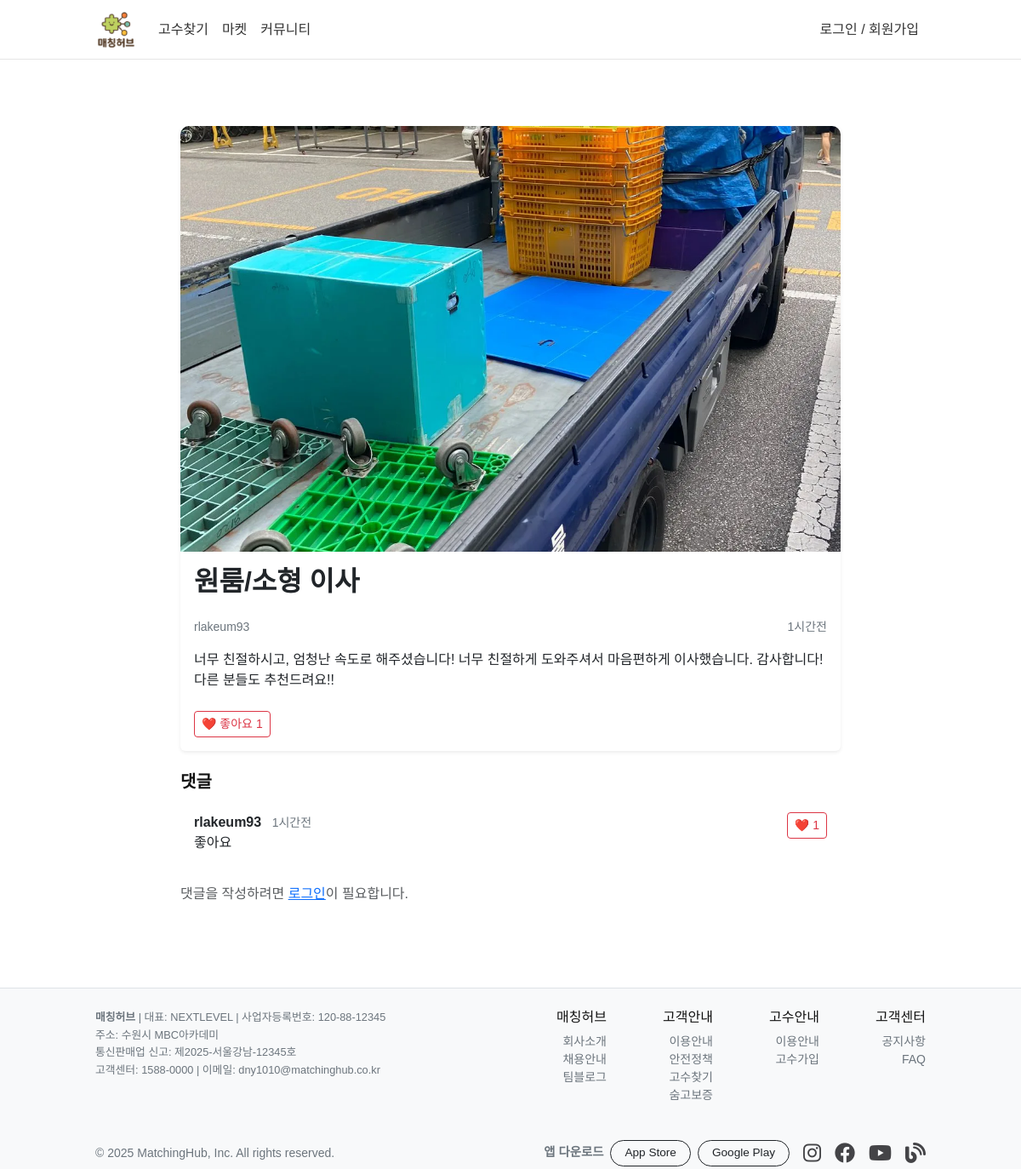
Screenshot of /community/post/8 with the database file from the repository.
### talent/models.py (models this page shows, shortened)
class CommunityPost(db.Model):
    __tablename__ = "community_post"
    id = db.Column(db.Integer, primary_key=True)
    title = db.Column(db.String(200), nullable=False)
    content = db.Column(db.Text, nullable=False)
    category = db.Column(db.String(50), nullable=True)
    is_pro = db.Column(db.Boolean, default=False)
    create_date = db.Column(db.DateTime, default=datetime.utcnow)
    author_id = db.Column(db.Integer, db.ForeignKey('user.id'), nullable=True)
    user_id = db.Column(db.Integer, db.ForeignKey('user.id'), nullable=True)
    user = db.relationship(
        'User',
        foreign_keys=[user_id],
        backref=db.backref('posts', lazy='dynamic')
    )
    comments = db.relationship(
        'Comment',
        backref='post',
        lazy=True,
        cascade="all, delete-orphan"
    )
    likes = db.relationship(
        'Like',
        backref='post',
        lazy=True,
        cascade="all, delete-orphan"
    )
    image_filename = db.Column(db.String(255), nullable=True)

class User(UserMixin, db.Model):
    __tablename__ = "user"
    id = db.Column(db.Integer, primary_key=True)
    userid = db.Column(db.String(150), unique=True, nullable=False)
    username = db.Column(db.String(150), unique=False, nullable=True)
    password_hash = db.Column(db.String(200), nullable=False)
    email = db.Column(db.String(120), unique=True, nullable=False)
    birthday = db.Column(db.Date, nullable=False)
    tel_number = db.Column(db.String(120), unique=True, nullable=False)
    name = db.Column(db.String(100), nullable=True)
    is_expert = db.Column(db.Boolean, default=False)
    service = db.Column(db.String(200), nullable=True)
    location = db.Column(db.String(100), nullable=True)
    social_id = db.Column(db.String(200), nullable=True)
    social_type = db.Column(db.String(20), nullable=True)
    avatar = db.Column(db.String(255), nullable=True)

class Comment(db.Model):
    __tablename__ = "comment"
    id = db.Column(db.Integer, primary_key=True)
    content = db.Column(db.Text, nullable=False)
    create_date = db.Column(db.DateTime, default=datetime.utcnow)
    post_id = db.Column(db.Integer, db.ForeignKey('community_post.id'), nullable=False)
    author_id = db.Column(db.Integer, db.ForeignKey('user.id'), nullable=False)
    user_id = db.Column(db.Integer, db.ForeignKey('user.id'), nullable=True)
    parent_id = db.Column(db.Integer, db.ForeignKey('comment.id'), nullable=True)
    replies = db.relationship(
        'Comment',
        backref=db.backref('parent', remote_side=[id]),
        lazy='dynamic'
    )
    user = db.relationship('User', foreign_keys=[user_id], backref=db.backref('comments', lazy='dynamic'))
    likes = db.relationship(
        'CommentLike',
        backref='comment',
        cascade='all, delete-orphan',
        passive_deletes=True
    )

### talent/views/community_views.py (the view, shortened to what this page needs)
@bp.route('/post/<int:post_id>', methods=['GET', 'POST'])
def post_detail(post_id):
    post = CommunityPost.query.get_or_404(post_id)
    user = get_active_user()
    return render_template(
        'community/post_detail.html',
        post=post,
        human_readable_time=human_readable_time,
        user=user
    )

### talent/views/auth_views.py (called while the page is built)
@bp.before_app_request
def load_logged_in_user():
    uid = session.get('user_id')
    g.user = User.query.get(uid) if uid else None

### talent/views/community_views.py (called while the page is built)
def human_readable_time(post_time):
    post_local = post_time.replace(tzinfo=pytz.utc).astimezone(KST)
    now_local = datetime.now(KST)
    diff = now_local - post_local
    if diff < timedelta(minutes=1):
        return "방금 전"
    elif diff < timedelta(hours=1):
        minutes = int(diff.total_seconds() // 60)
        return f"{minutes}분전"
    elif diff < timedelta(hours=24):
        hours = int(diff.total_seconds() // 3600)
        return f"{hours}시간전"
    elif diff < timedelta(days=2):
        return "어제"
    else:
        return post_local.strftime("%Y-%m-%d")

def get_active_user():
    if getattr(current_user, "is_authenticated", False):
        return current_user
    return getattr(g, "user", None)

### talent/templates/community/post_detail.html (shortened to what this page needs)
{% extends "base.html" %}
{% block head %}
<link rel="stylesheet" href="{{ url_for('static', filename='community/post_detail.css') }}">
{% endblock %}
{% block content %}
<div class="container my-5" style="max-width: 800px;">
    <div class="card shadow-sm border-0 mb-4">
        {% if post.image_filename %}
        <img src="{{ url_for('static', filename='community_uploads/' + post.image_filename) }}"
             class="card-img-top"
             alt="{{ post.title }}"
             style="object-fit: cover; max-height: 500px; min-height: 300px; border-radius: 10px 10px 0 0;">
        {% endif %}
        <div class="card-body">
            <h2 class="card-title fw-bold mb-4">{{ post.title }}</h2>
            <div class="d-flex justify-content-between mb-3">
                <small class="text-secondary">{{ post.user.userid if post.user else 'Guest' }}</small>
                <small class="text-secondary">{{ human_readable_time(post.create_date) }}</small>
            </div>
            <p class="card-text mb-4">{{ post.content }}</p>
            <div>
                <form method="POST" action="{{ url_for('community.like_post', post_id=post.id) }}">
                    <button type="submit" class="btn btn-outline-danger btn-sm">
                        ❤️ 좋아요 {{ post.likes|length }}
                    </button>
                </form>
            </div>
        </div>
    </div>
    <div class="comments-section">
        <h5 class="fw-bold mb-3">댓글</h5>
        {% if post.comments %}
        <ul class="list-group list-group-flush mb-4">
            {% for comment in post.comments %}
            <li class="list-group-item d-flex justify-content-between align-items-start">
                <div>
                    <strong>{{ comment.user.userid if comment.user else 'Guest' }}</strong>
                    <small class="text-secondary ms-2">{{ human_readable_time(comment.create_date) }}</small>
                    <p class="mb-1">{{ comment.content }}</p>
                </div>
                <div class="d-flex">
                    <form method="POST" action="{{ url_for('community.like_comment', comment_id=comment.id) }}">
                        <button type="submit" class="btn btn-outline-danger btn-sm">
                            ❤️ {{ comment.likes|length }}
                        </button>
                    </form>
                </div>
            </li>
            {% endfor %}
        </ul>
        {% endif %}
        {% if user %}
        <form method="POST" action="{{ url_for('community.post_detail', post_id=post.id) }}">
            <div class="mb-2">
                <textarea name="comment" class="form-control" rows="2" placeholder="댓글을 입력하세요..." required></textarea>
            </div>
            <button type="submit" class="btn btn-sm" style="background-color: #198754; color: white;">댓글 등록</button>
        </form>
        {% else %}
        <p class="text-muted">댓글을 작성하려면 <a href="{{ url_for('auth.login') }}">로그인</a>이 필요합니다.</p>
        {% endif %}
    </div>
</div>
{% endblock %}

### talent/static/style.css (style rules this page uses)
body { font-family: 'Noto Sans KR', sans-serif; color: #121212; height: 100% }
ul,ol,li { list-style-type: none; }

### rows the page displays
CommunityPost: image_filename (picture), title "원룸/소형 이사", create_date "1시간전", content "너무 친절하시고, 엄청난 속도로 해주셨습니다! 너무 친절하게 도와주셔서 마음편하게 이사했습니다. 감사합니다! 다른 분들도 추천드려요!!"
User: user "rlakeum93"
Comment: user "rlakeum93", create_date "1시간전", content "좋아요", likes|length "1"

### other values shown
{{ post.likes|length }} "1"
